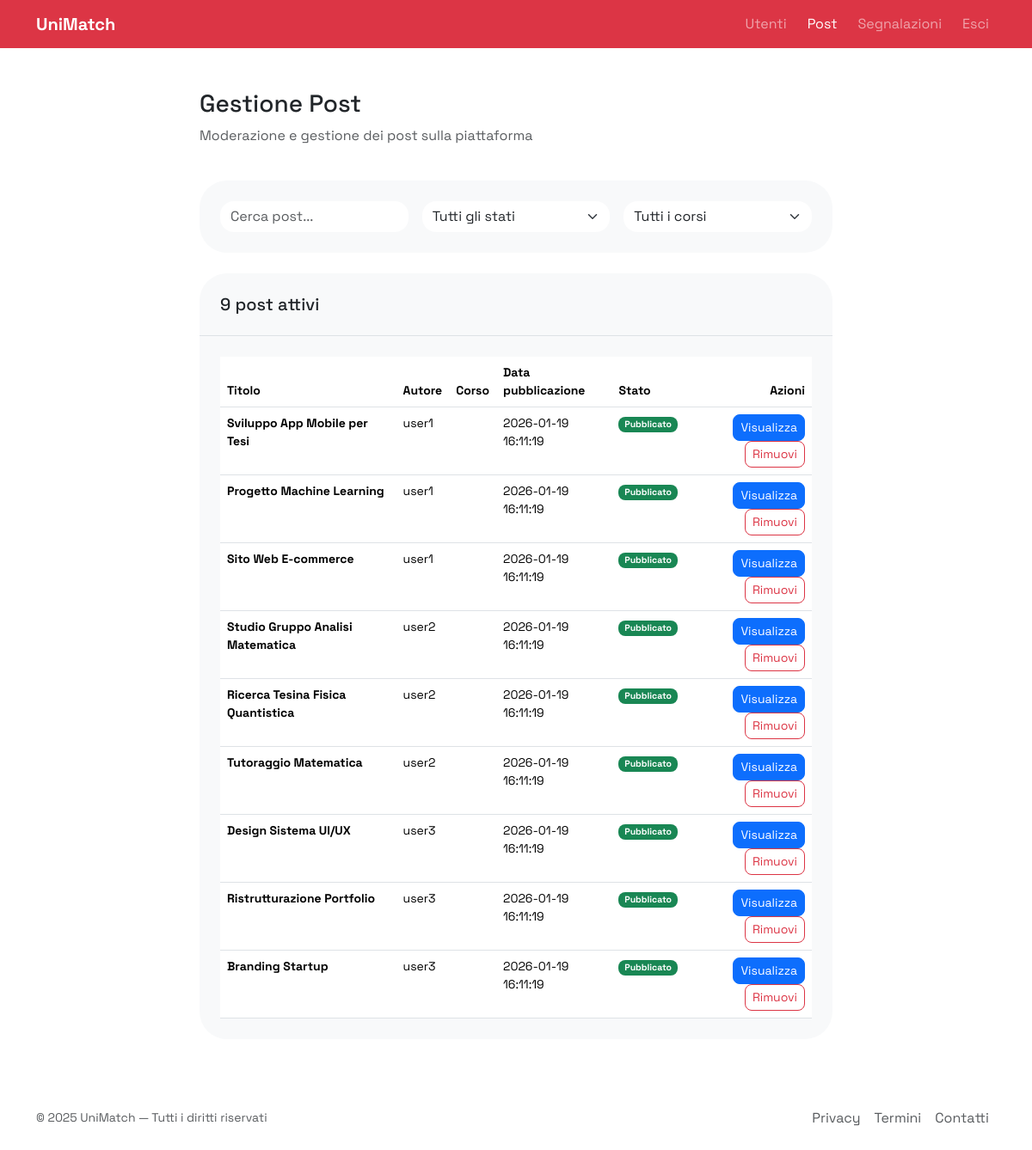
The page /admin-posts.php (signed in) on the database its author committed.
### tables this page shows
CREATE TABLE posts (
    id SERIAL PRIMARY KEY,
    user_username VARCHAR(50) NOT NULL,
    title VARCHAR(255),
    content TEXT NOT NULL,
    status ENUM('Pendente', 'Approvato', 'Rifiutato') DEFAULT 'Pendente',
    num_collaborators INT DEFAULT 1,
    skills_required TEXT,
    created_at TIMESTAMP DEFAULT CURRENT_TIMESTAMP,
    CONSTRAINT fk_posts_user
        FOREIGN KEY (user_username)
        REFERENCES users(username)
        ON DELETE CASCADE
);

### config/database.php (called while the page is built)
<?php
return [
    'host' => 'localhost',
    'dbname' => 'web25',
    'user' => 'root',
    'pass' => '',
    'charset' => 'utf8mb4',
    'port' => 3306
];

### app/Database.php (called while the page is built, shortened)
<?php
class Database
{
    private static $instance = null;
    private function __construct()
    {
        $config = require __DIR__ . '/../config/database.php';
        $host = $config['host'] ?? '127.0.0.1';
        $user = $config['user'] ?? '';
        $pass = $config['pass'] ?? '';
        $dbname = $config['dbname'] ?? '';
        $port = isset($config['port']) ? (int)$config['port'] : 3306;
        $charset = $config['charset'] ?? 'utf8mb4';
        $this->conn = new mysqli($host, $user, $pass, $dbname, $port);
    }
    public static function getInstance()
    {
        if (self::$instance === null) {
            self::$instance = new self();
        }
        return self::$instance->conn;
    }
}

### app/Post.php (called while the page is built, shortened)
<?php
require_once __DIR__ . '/Database.php';
class Post
{
    private $db;
    public function __construct()
    {
        $this->db = Database::getInstance();
    }
    public function all(): array
    {
        $query = "SELECT id, user_username, title, content, num_collaborators, skills_required, created_at, status FROM posts ORDER BY created_at DESC";
        $result = $this->db->query($query);
        $data = $result->fetch_all(MYSQLI_ASSOC);
        return $data;
    }
}

### public/admin-posts.php (the view, shortened to what this page needs)
<?php
require_once __DIR__ . '/../app/Post.php';
try {
    $postModel = new Post();
    $posts = $postModel->all();
    $total_posts = count($posts);
} catch (Exception $e) {
    error_log('Admin Posts Error: ' . $e->getMessage());
    $posts = [];
    $total_posts = 0;
}
function getPostStatusBadge($status) {
    $status = strtolower($status);
    $map = [
        'approvato' => ['bg-success', 'Pubblicato'],
        'pendente' => ['bg-warning text-dark', 'Sospeso'],
        'rifiutato' => ['bg-secondary', 'Rifiutato']
    ];
    if (isset($map[$status])) {
        return '<span class="badge ' . $map[$status][0] . ' rounded-3">' . $map[$status][1] . '</span>';
    }
    return '<span class="badge bg-secondary rounded-3">' . ucfirst($status) . '</span>';
}
function getPostActionButton($id, $status) {
    $status = strtolower($status);
    if ($status === 'approvato') {
        return '<button class="btn btn-sm btn-outline-danger rounded-3" onclick="removePost(' . $id . ')">Rimuovi</button>';
    } elseif ($status === 'pendente') {
        return '<button class="btn btn-sm btn-outline-success rounded-3" onclick="publishPost(' . $id . ')">Pubblica</button>';
    }
    return '<button class="btn btn-sm btn-outline-secondary rounded-3" disabled>Azione</button>';
}
$tableRows = '';
foreach ($posts as $post) {
    $status = $post['status'] ?? 'pendente';
    $statusBadge = getPostStatusBadge($status);
    $actionBtn = getPostActionButton($post['id'], $status);
    $tableRows .= <<<ROW
    <tr>
        <td><strong>{$post['title']}</strong></td>
        <td>{$post['user_username']}</td>
        <td>{$post['degree_course']}</td>
        <td>{$post['created_at']}</td>
        <td>$statusBadge</td>
        <td class="text-end">
            <a href="#" class="btn btn-sm btn-primary rounded-3">Visualizza</a>
            $actionBtn
        </td>
    </tr>
ROW;
}
$adminContent = <<<HTML
<div class="mb-4 d-flex justify-content-between align-items-center">
    <div>
        <h1 class="h3">Gestione Post</h1>
        <p class="text-body-secondary">Moderazione e gestione dei post sulla piattaforma</p>
    </div>
</div>
<div class="card border-0 rounded-5 bg-body-tertiary mb-4">
    <div class="card-body p-4">
        <div class="row g-3">
            <div class="col-12 col-md-4">
                <input type="text" class="form-control rounded-4 border-0 bg-body" placeholder="Cerca post...">
            </div>
            <div class="col-12 col-md-4">
                <select class="form-select rounded-4 border-0 bg-body">
                    <option>Tutti gli stati</option>
                    <option>Pubblicati</option>
                    <option>Sospesi</option>
                    <option>Rifiutati</option>
                </select>
            </div>
            <div class="col-12 col-md-4">
                <select class="form-select rounded-4 border-0 bg-body">
                    <option>Tutti i corsi</option>
                    <option>Ing. Informatica</option>
                    <option>Informatica</option>
                    <option>Medicina</option>
                </select>
            </div>
        </div>
    </div>
</div>
<div class="card border-0 rounded-5 bg-body-tertiary">
    <div class="card-header border-0 rounded-top-5 bg-transparent p-4 border-bottom">
        <h5 class="mb-0">$total_posts post attivi</h5>
    </div>
    <div class="card-body p-4">
        <div class="table-responsive">
            <table class="table table-hover mb-0">
                <thead class="small text-body-secondary">
                    <tr>
                        <th>Titolo</th>
                        <th>Autore</th>
                        <th>Corso</th>
                        <th>Data pubblicazione</th>
                        <th>Stato</th>
                        <th class="text-end">Azioni</th>
                    </tr>
                </thead>
                <tbody class="small">
                    $tableRows
                </tbody>
            </table>
        </div>
    </div>
</div>
HTML;
$content = <<<JS
$adminContent
<script>
function removePost(postId) {
    if (confirm('Sei sicuro di voler rimuovere questo post?')) {
        console.log('Rimozione post:', postId);
    }
}
function publishPost(postId) {
    if (confirm('Sei sicuro di voler pubblicare questo post?')) {
        console.log('Pubblicazione post:', postId);
    }
}
</script>
JS;
include 'template/admin.php';

### public/template/admin.php (shortened to what this page needs)
<?php
$menuItems = $menuItems ?? [
    ['label' => 'Utenti', 'url' => 'admin-users.php'],
    ['label' => 'Post', 'url' => 'admin-posts.php'],
    ['label' => 'Segnalazioni', 'url' => 'admin-reports.php'],
    ['label' => 'Esci', 'url' => 'logout.php'],
];
$navbarColor = 'danger';
$brandUrl = "admin-dashboard.php";
$adminContent = $content;
$content = <<<HTML
<main class="flex-grow-1 d-flex align-items-center py-5" role="main">
    <div class="container">
        <div class="row justify-content-center">
            <div class="col-lg-9 col-xl-8">
                $adminContent
            </div>
        </div>
    </div>
</main>
HTML;
include 'base.php';

### public/template/base.php (shortened to what this page needs)
<!DOCTYPE html>
<html lang="it">
<head>
    <link href="https://cdn.jsdelivr.net/npm/bootstrap@5.3.8/dist/css/bootstrap.min.css" rel="stylesheet"
>
    <link rel="stylesheet" href="assets/css/style.css">
</head>
<body class="d-flex flex-column min-vh-100">
    <?php if (!isset($hideNavbar) || !$hideNavbar): ?>
        <?php include 'partials/navbar.php'; ?>
    <?php endif; ?>
    <?php echo $content; ?>
    <?php include 'partials/footer.php'; ?>
</body>
</html>

### public/partials/navbar.php (shortened to what this page needs)
<?php
$menuItems = $menuItems ?? [];
$navbarColor = $navbarColor ?? 'primary';
$brandUrl = $brandUrl ?? 'index.php';
$currentPage = basename($_SERVER['PHP_SELF']);
?>
<nav class="navbar navbar-dark bg-<?= htmlspecialchars($navbarColor) ?> navbar-expand-md">
    <div class="container">
        <a class="navbar-brand fw-bold" href="<?= htmlspecialchars($brandUrl) ?>">UniMatch</a>
        <div class="collapse navbar-collapse" id="mainNav">
            <ul class="navbar-nav ms-auto align-items-center gap-2">
                <?php if (!empty($_SESSION['username'])): ?>
                    <?php foreach ($menuItems as $item): ?>
                        <?php $isActive = basename($item['url']) === $currentPage ? 'active' : ''; ?>
                        <li class="nav-item">
                            <a href="<?= htmlspecialchars($item['url']) ?>" class="nav-link <?= $isActive ?>"><?= htmlspecialchars($item['label']) ?></a>
                        </li>
                    <?php endforeach; ?>
                <?php else: ?>
                    <li class="nav-item">
                        <a href="login.php" class="btn btn-outline-light">Accedi</a>
                    </li>
                <?php endif; ?>
            </ul>
        </div>
    </div>
</nav>

### public/partials/footer.php
<footer class="mt-auto py-4">
    <div class="container">
        <div class="row align-items-center gy-2">
            <div class="col-12 col-md text-center text-md-start text-body-secondary small">
                &copy; 2025 UniMatch — Tutti i diritti riservati
            </div>
            <div class="col-12 col-md-auto">
                <ul class="nav justify-content-center">
                    <li class="nav-item"><a href="privacy.php" class="nav-link px-2 text-body-secondary">Privacy</a></li>
                    <li class="nav-item"><a href="terms.php" class="nav-link px-2 text-body-secondary">Termini</a></li>
                    <li class="nav-item"><a href="contacts.php" class="nav-link px-2 text-body-secondary">Contatti</a></li>
                </ul>
            </div>
        </div>
    </div>
</footer>

### public/assets/css/style.css (style rules this page uses)
body { font-family: "Space Grotesk", system-ui, -apple-system, "Segoe UI", sans-serif; }

### rows shown on the page
posts: title "Sviluppo App Mobile per Tesi", user_username "user1", created_at "2026-01-19 16:11:19", status "Pubblicato"
posts: title "Progetto Machine Learning", user_username "user1", created_at "2026-01-19 16:11:19", status "Pubblicato"
posts: title "Sito Web E-commerce", user_username "user1", created_at "2026-01-19 16:11:19", status "Pubblicato"
posts: title "Studio Gruppo Analisi Matematica", user_username "user2", created_at "2026-01-19 16:11:19", status "Pubblicato"
posts: title "Ricerca Tesina Fisica Quantistica", user_username "user2", created_at "2026-01-19 16:11:19", status "Pubblicato"
posts: title "Tutoraggio Matematica", user_username "user2", created_at "2026-01-19 16:11:19", status "Pubblicato"
posts: title "Design Sistema UI/UX", user_username "user3", created_at "2026-01-19 16:11:19", status "Pubblicato"
posts: title "Ristrutturazione Portfolio", user_username "user3", created_at "2026-01-19 16:11:19", status "Pubblicato"
posts: title "Branding Startup", user_username "user3", created_at "2026-01-19 16:11:19", status "Pubblicato"

### other values the page prints
$item['label'] "Utenti"
$item['label'] "Post"
$item['label'] "Segnalazioni"
$item['label'] "Esci"
$total_posts "9"
